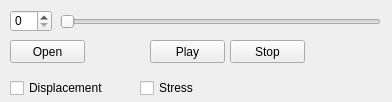
<?xml version="1.0" encoding="UTF-8"?>
<ui version="4.0">
 <class>DDAPostPlayer</class>
 <widget class="QWidget" name="DDAPostPlayer">
  <property name="geometry">
   <rect>
    <x>0</x>
    <y>0</y>
    <width>392</width>
    <height>102</height>
   </rect>
  </property>
  <property name="windowTitle">
   <string>Form</string>
  </property>
  <widget class="QSpinBox" name="frameNoSpinBox">
   <property name="geometry">
    <rect>
     <x>10</x>
     <y>10</y>
     <width>42</width>
     <height>22</height>
    </rect>
   </property>
  </widget>
  <widget class="QSlider" name="playSlider">
   <property name="geometry">
    <rect>
     <x>60</x>
     <y>12</y>
     <width>321</width>
     <height>20</height>
    </rect>
   </property>
   <property name="pageStep">
    <number>1</number>
   </property>
   <property name="tracking">
    <bool>false</bool>
   </property>
   <property name="orientation">
    <enum>Qt::Horizontal</enum>
   </property>
   <property name="tickPosition">
    <enum>QSlider::NoTicks</enum>
   </property>
  </widget>
  <widget class="QPushButton" name="openBtn">
   <property name="geometry">
    <rect>
     <x>10</x>
     <y>40</y>
     <width>75</width>
     <height>23</height>
    </rect>
   </property>
   <property name="text">
    <string>Open</string>
   </property>
  </widget>
  <widget class="QPushButton" name="playBtn">
   <property name="geometry">
    <rect>
     <x>150</x>
     <y>40</y>
     <width>75</width>
     <height>23</height>
    </rect>
   </property>
   <property name="text">
    <string>Play</string>
   </property>
  </widget>
  <widget class="QPushButton" name="stopBtn">
   <property name="geometry">
    <rect>
     <x>230</x>
     <y>40</y>
     <width>75</width>
     <height>23</height>
    </rect>
   </property>
   <property name="text">
    <string>Stop</string>
   </property>
  </widget>
  <widget class="QCheckBox" name="displacementCBox">
   <property name="geometry">
    <rect>
     <x>10</x>
     <y>80</y>
     <width>101</width>
     <height>16</height>
    </rect>
   </property>
   <property name="text">
    <string>Displacement</string>
   </property>
  </widget>
  <widget class="QCheckBox" name="StressCBox">
   <property name="geometry">
    <rect>
     <x>140</x>
     <y>80</y>
     <width>71</width>
     <height>16</height>
    </rect>
   </property>
   <property name="text">
    <string>Stress</string>
   </property>
  </widget>
 </widget>
 <resources/>
 <connections/>
</ui>
